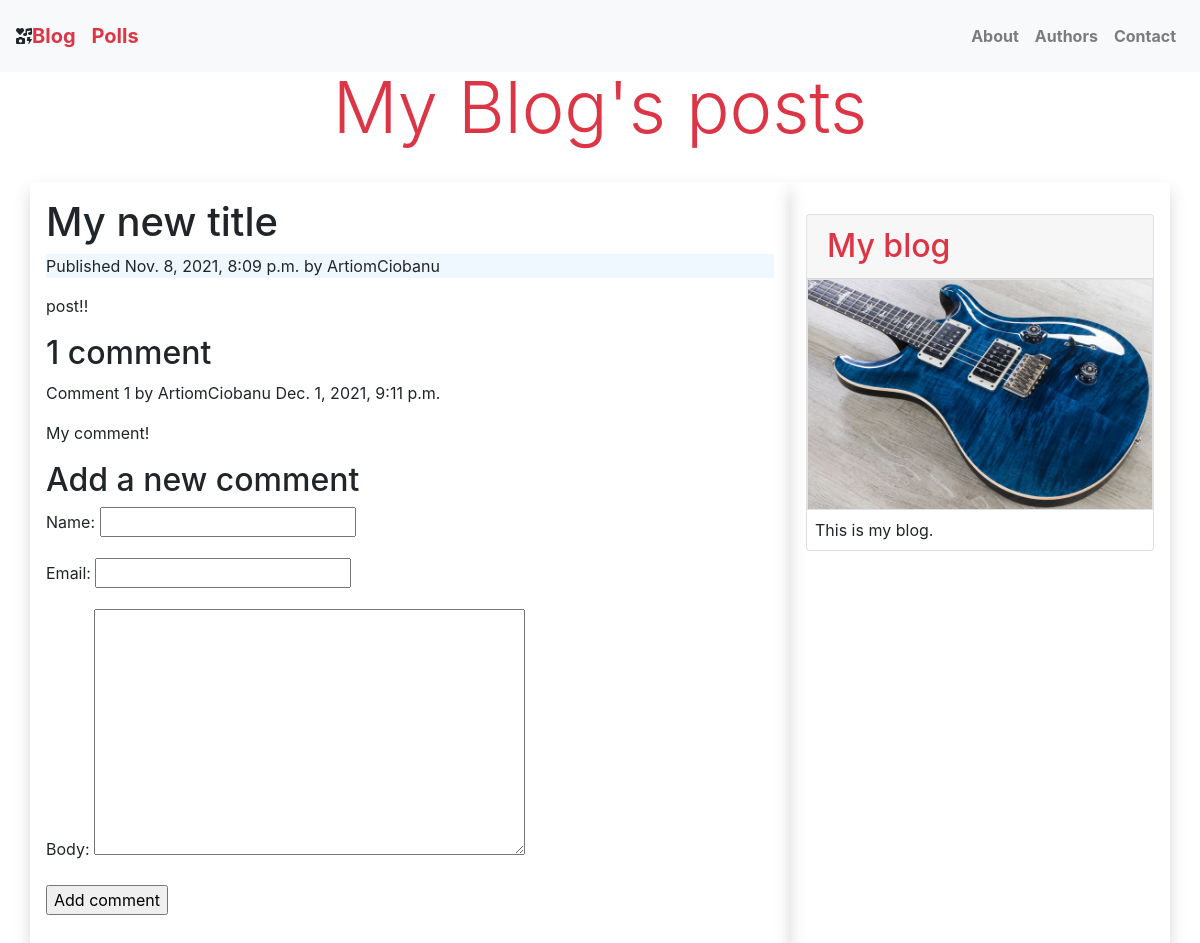
Page /blog/2021/11/8/another-post/ on the committed database.
### blog/models.py (models this page shows, shortened)
class Post(models.Model):
    STATUS_CHOICES = (
        ('draft', 'Draft'),
        ('published', 'Published'),
    )
    title = models.CharField(max_length=250)
    slug = models.SlugField(max_length=250, unique_for_date='publish')
    author = models.ForeignKey(User, on_delete=models.CASCADE, related_name='blog_posts')
    body = models.TextField()
    publish = models.DateTimeField(default=timezone.now)
    created = models.DateTimeField(auto_now_add=True)
    updated = models.DateTimeField(auto_now=True)
    status = models.CharField(max_length=10, choices=STATUS_CHOICES, default='draft')

class Comment(models.Model):
    post = models.ForeignKey(Post, on_delete=models.CASCADE, related_name='comments')
    name = models.CharField(max_length=80)
    email = models.EmailField()
    body = models.TextField()
    created = models.DateTimeField(auto_now_add=True)
    updated = models.DateTimeField(auto_now=True)
    active = models.BooleanField(default=True)

### blog/views.py (the view)
# urls.py: path('<int:year>/<int:month>/<int:day>/<slug:post>/', views.post_detail, name='post_detail'),
def post_detail(request, year, month, day, post):
    post = get_object_or_404(Post, slug=post, publish__year=year, publish__month=month, publish__day=day)
    comments = post.comments.filter(active=True)
    new_comment = None
    if request.method == 'POST':
        comment_form = CommentForm(data=request.POST)
        if comment_form.is_valid():
            new_comment = comment_form.save(commit=False)
            new_comment.post = post
            new_comment.save()
    else:
        comment_form = CommentForm()
    return render(request, 'blog/post/detail.html',
                  {
                      'post': post,
                      'comments': comments,
                      'new_comment': new_comment,
                      'comment_form': comment_form
                  })

### blog/forms.py
class CommentForm(forms.ModelForm):
    class Meta:
        model = Comment
        fields = ('name', 'email', 'body')

### blog/templates/blog/post/detail.html (shortened to what this page needs)
{% extends "../base.html" %}
{% block content %}
    <h1>{{ post.title }}</h1>
    <p class="publish-date">Published {{ post.publish }} by {{ post.author }}</p>
    {{ post.body | linebreaks }}
    {% with comments.count as total_comments %}
        <h2>{{ total_comments }} comment{{ total_comments|pluralize }}</h2>
    {% endwith %}
    {% for comment in comments %}
        <div class="comment"><p class="info"> Comment {{ forloop.counter }}
            by {{ comment.name }} {{ comment.created }} </p> {{ comment.body|linebreaks }} </div> {% empty %}
        <p>There are no comments yet.</p>
    {% endfor %}
    {% if new_comment %}
        <h2>Your comment has been added.</h2>
    {% else %}
        <h2>Add a new comment</h2>
        <form action="." method="post"> {{ comment_form.as_p }} {% csrf_token %} <p>
            <input type="submit" value="Add comment"></p>
        </form>
    {% endif %}
{% endblock %}

### blog/static/css/blogStyle.css (style rules this page uses)
.publish-date { background-color: aliceblue; }

### rows in the picture
Post: title "My new title", publish "Nov. 8, 2021, 8:09 p.m.", author "ArtiomCiobanu", body "post!!"
Comment: name "ArtiomCiobanu", created "Dec. 1, 2021, 9:11 p.m.", body "My comment!"

### other values in the picture
{{ total_comments }} "1"
